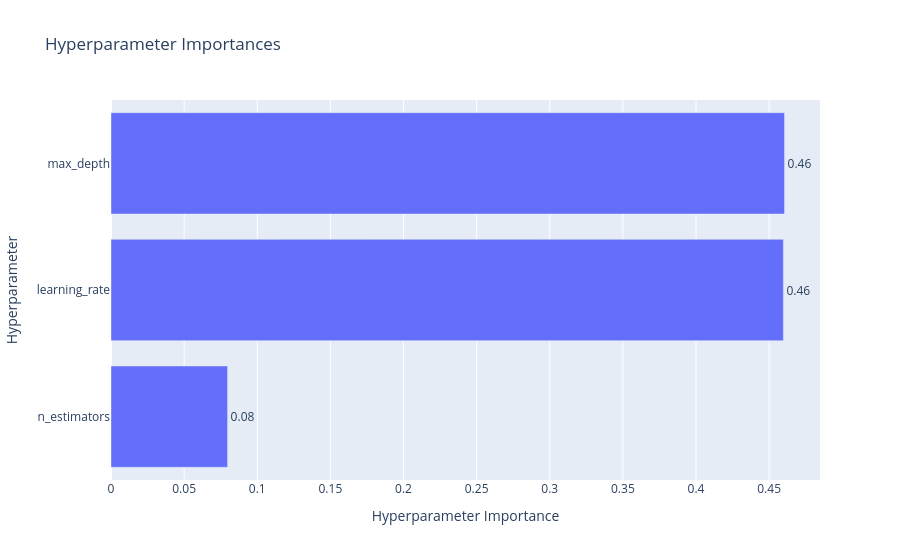

Here is the notebook cell this chart was saved with:
### Markdown cell above
#### Визуализация optuna:
1) Сравнение важности гиперпараметров
2) Отрисовка контура оптимизации. Помогает выбрать направление дальнейшей оптимизации в сторону "темных" областей

### Code cell
from optuna.visualization import plot_param_importances

plot_param_importances(study)

### Figure 1 — Plotly figure (JSON) as saved in the notebook; plotly's stock layout.template omitted (floating-point values rounded to 4 significant figures)
{"data": [{"cliponaxis": false, "hovertemplate": ["n_estimators (IntDistribution): 0.07970821813274225<extra></extra>", "learning_rate (FloatDistribution): 0.45975760266364857<extra></extra>", "max_depth (IntDistribution): 0.46053417920360923<extra></extra>"], "name": "Objective Value", "orientation": "h", "text": ["0.08", "0.46", "0.46"], "textposition": "outside", "type": "bar", "x": [0.07971, 0.4598, 0.4605], "y": ["n_estimators", "learning_rate", "max_depth"]}], "layout": {"title": {"text": "Hyperparameter Importances"}, "xaxis": {"title": {"text": "Hyperparameter Importance"}}, "yaxis": {"title": {"text": "Hyperparameter"}}}}
